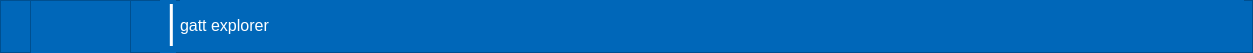
     <widget class="QFrame" name="frame_main_top_bar">
      <property name="minimumSize">
       <size>
        <width>0</width>
        <height>53</height>
       </size>
      </property>
      <property name="maximumSize">
       <size>
        <width>16777215</width>
        <height>53</height>
       </size>
      </property>
      <property name="styleSheet">
       <string notr="true">background-color: #0067B9

</string>
      </property>
      <property name="frameShape">
       <enum>QFrame::StyledPanel</enum>
      </property>
      <property name="frameShadow">
       <enum>QFrame::Raised</enum>
      </property>
      <widget class="QLabel" name="label_2">
       <property name="geometry">
        <rect>
         <x>180</x>
         <y>0</y>
         <width>1064</width>
         <height>51</height>
        </rect>
       </property>
       <property name="font">
        <font>
         <pointsize>12</pointsize>
        </font>
       </property>
       <property name="styleSheet">
        <string notr="true">color: rgb(255, 255, 255);
</string>
       </property>
       <property name="text">
        <string>gatt explorer</string>
       </property>
      </widget>
      <widget class="QFrame" name="topLeftLogo">
       <property name="geometry">
        <rect>
         <x>30</x>
         <y>0</y>
         <width>101</width>
         <height>61</height>
        </rect>
       </property>
       <property name="minimumSize">
        <size>
         <width>0</width>
         <height>0</height>
        </size>
       </property>
       <property name="maximumSize">
        <size>
         <width>9999999</width>
         <height>16777215</height>
        </size>
       </property>
       <property name="frameShape">
        <enum>QFrame::StyledPanel</enum>
       </property>
       <property name="frameShadow">
        <enum>QFrame::Raised</enum>
       </property>
       <layout class="QVBoxLayout" name="verticalLayout_3" stretch="0">
        <property name="spacing">
         <number>0</number>
        </property>
        <property name="leftMargin">
         <number>0</number>
        </property>
        <property name="topMargin">
         <number>0</number>
        </property>
        <property name="rightMargin">
         <number>0</number>
        </property>
        <property name="bottomMargin">
         <number>0</number>
        </property>
        <item>
         <widget class="QLabel" name="topLeftLogoLabel">
          <property name="text">
           <string/>
          </property>
         </widget>
        </item>
       </layout>
      </widget>
      <widget class="QLabel" name="label">
       <property name="geometry">
        <rect>
         <x>160</x>
         <y>-80</y>
         <width>16</width>
         <height>201</height>
        </rect>
       </property>
       <property name="font">
        <font>
         <family>Umpush</family>
         <pointsize>31</pointsize>
        </font>
       </property>
       <property name="styleSheet">
        <string notr="true">color: rgb(255, 255, 255);</string>
       </property>
       <property name="text">
        <string>|</string>
       </property>
      </widget>
     </widget>
